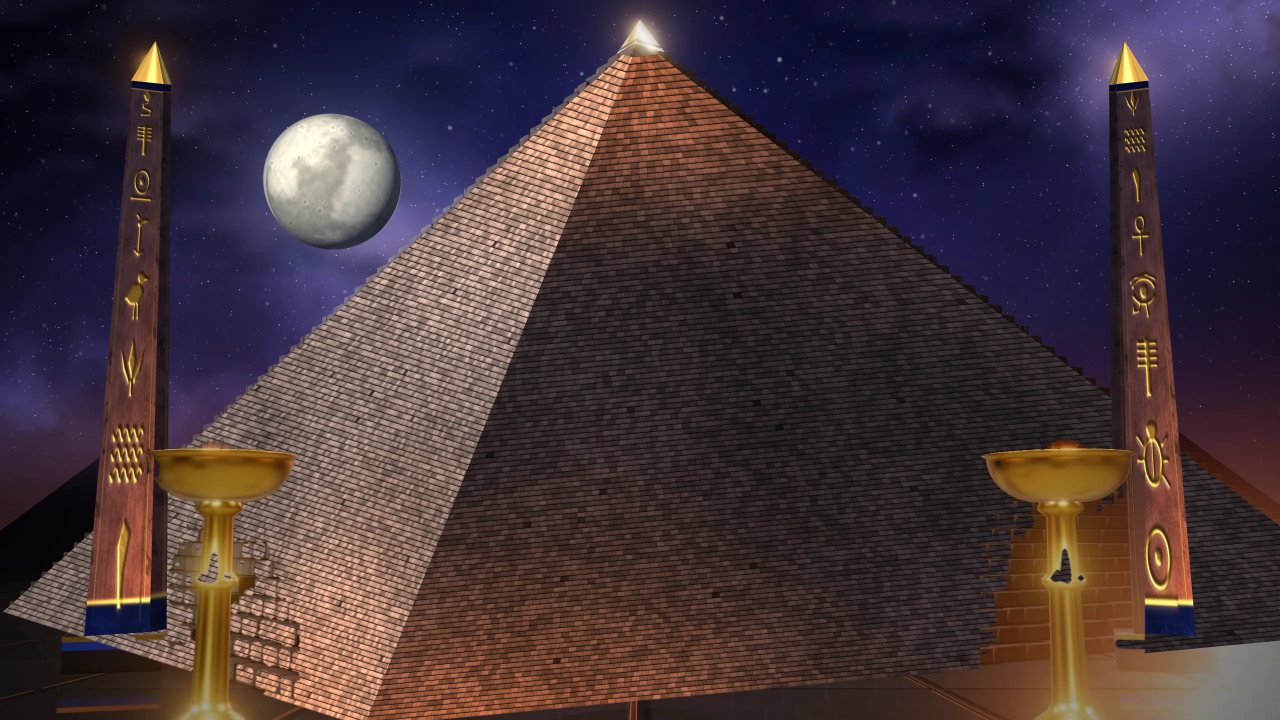
#> input picture src/game/art/egypt/temple_night.webp, 2560 x 1440 px, found by its file name (shown at 1/2 size)
$ python make_og.py
#> lines starting #> are read from the running program, lines starting #| are printed output that depends on the picture; after the words box and inside, x2 and y2 are one past the last pixel; in counts of white or black regions, pixels touching at a corner belong together
"""Paints public/og.jpg, the picture shown when the game's link is shared."""
from PIL import Image, ImageDraw, ImageFilter

W, H = 1200, 630
ART = 'src/game/art/egypt/'

sky = Image.open(ART + 'temple_night.webp').convert('RGB')
#> sky is the input picture: PIL image 2560x1440 RGB; mean R, G, B 69.1, 53, 57.8
k = max(W / sky.width, H / sky.height)
#> k = 0.469
sky = sky.resize((round(sky.width * k), round(sky.height * k)), Image.LANCZOS)
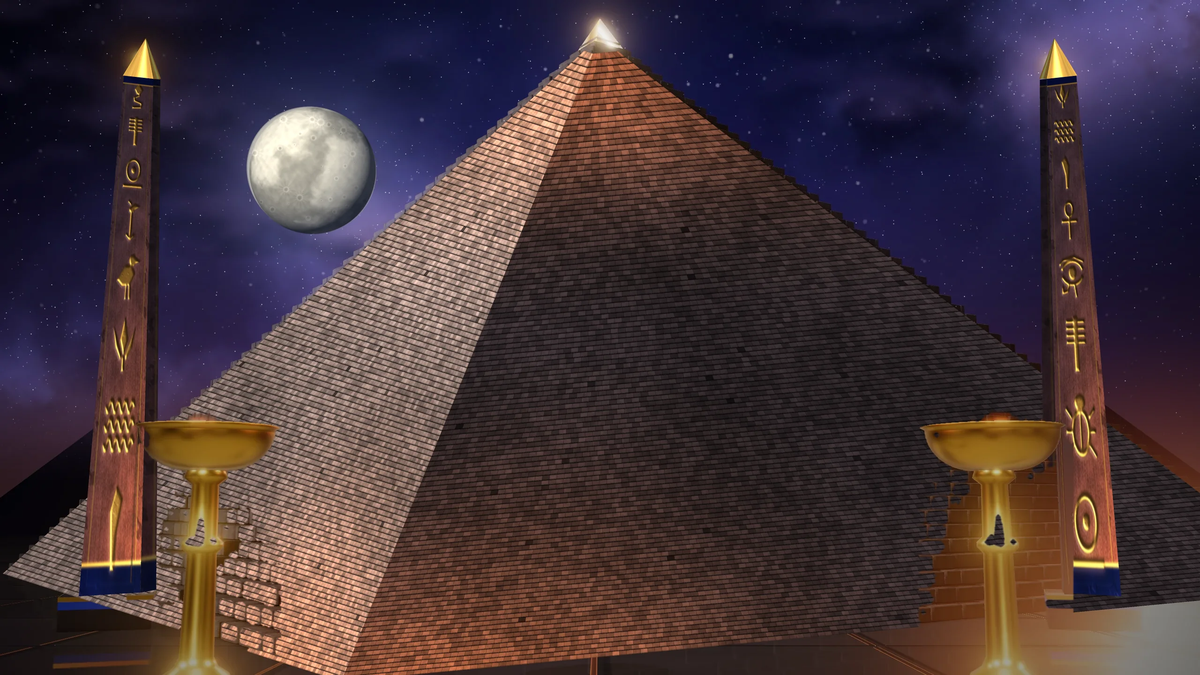
#> sky: PIL image 1200x675 RGB; mean R, G, B 69.1, 53, 57.8
x = (sky.width - W) // 2
#> x = 0
canvas = sky.crop((x, 0, x + W, H)).convert('RGBA')
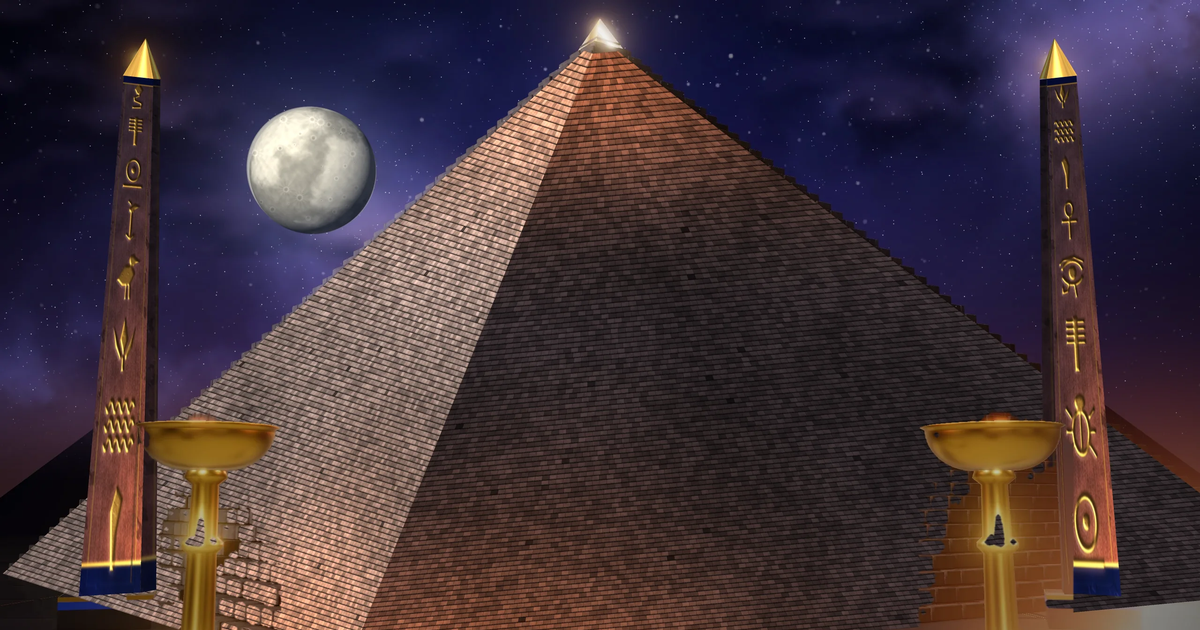
#> canvas: PIL image 1200x630 RGBA; mean R, G, B, A 66.9, 51.8, 58.2, 255

# darkness behind the title, so the gold stands out
shade = Image.new('L', (W, H), 0)
#> shade: PIL image 1200x630 L; every value is 0
ImageDraw.Draw(shade).ellipse((360, 90, 1260, 560), fill=205)
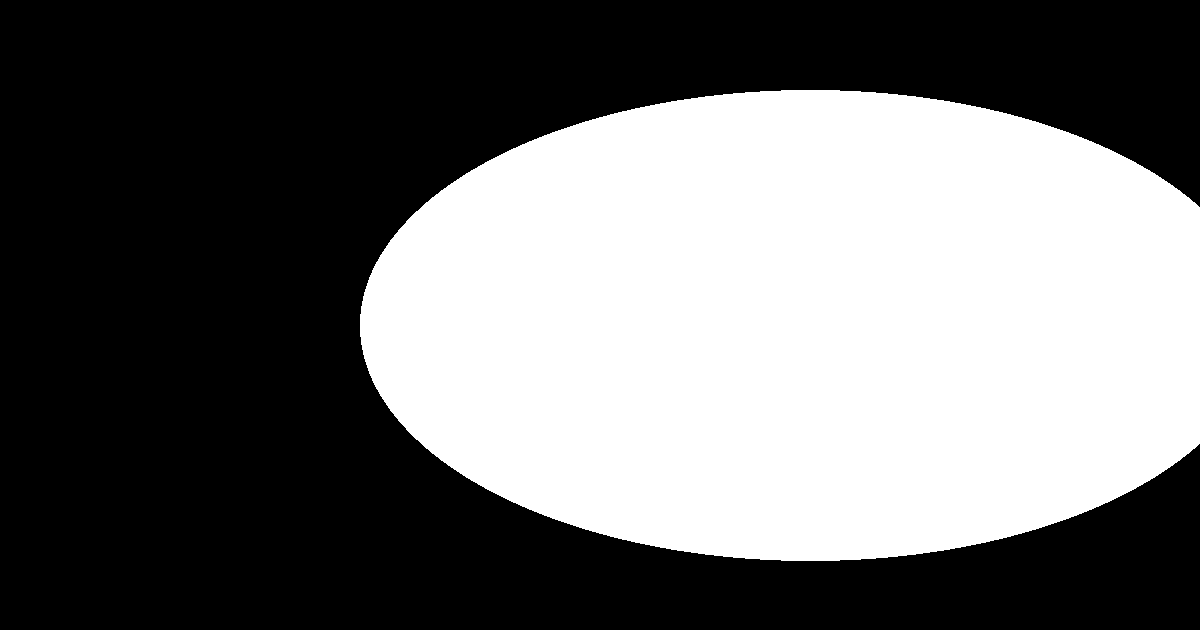
#> shade: PIL image 1200x630 L; values 0 (black) and 205 (white), 42.8% white; 1 white region, box (x1, y1, x2, y2) and area: (360, 90, 1200, 561) 323512
canvas.paste((5, 2, 8), (0, 0), shade.filter(ImageFilter.GaussianBlur(70)))
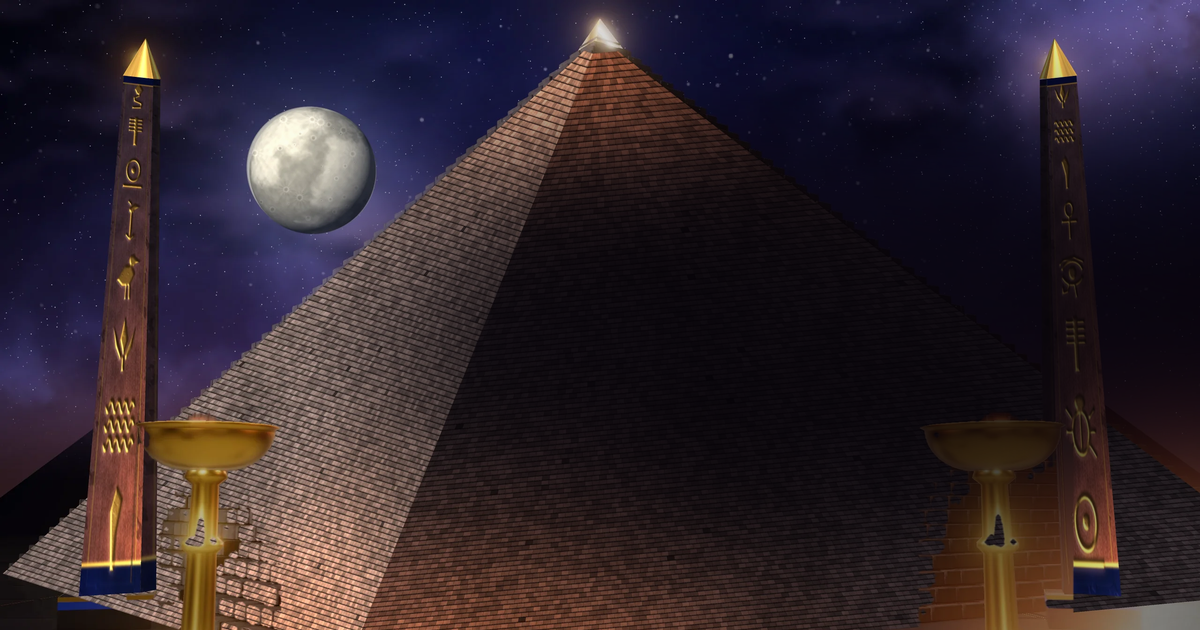
#> canvas: PIL image 1200x630 RGBA; mean R, G, B, A 48.5, 37.2, 44.1, 255

#> (the run stopped early here; a loop or call above may not have finished)
